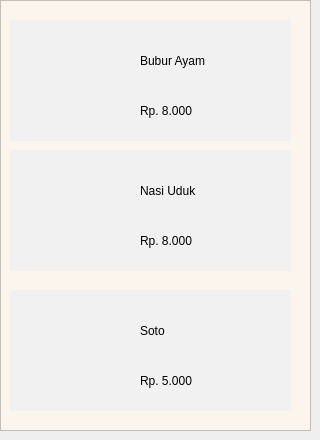
         <widget class="QWidget" name="tab_11">
          <attribute name="title">
           <string>Rabu</string>
          </attribute>
          <widget class="QFrame" name="frame_55">
           <property name="geometry">
            <rect>
             <x>0</x>
             <y>0</y>
             <width>311</width>
             <height>431</height>
            </rect>
           </property>
           <property name="styleSheet">
            <string notr="true">background-color: rgb(252, 245, 238);</string>
           </property>
           <property name="frameShape">
            <enum>QFrame::StyledPanel</enum>
           </property>
           <property name="frameShadow">
            <enum>QFrame::Raised</enum>
           </property>
           <widget class="QLabel" name="label_123">
            <property name="geometry">
             <rect>
              <x>10</x>
              <y>20</y>
              <width>281</width>
              <height>121</height>
             </rect>
            </property>
            <property name="styleSheet">
             <string notr="true">background-color: rgb(241, 241, 241);</string>
            </property>
            <property name="text">
             <string/>
            </property>
           </widget>
           <widget class="QLabel" name="label_124">
            <property name="geometry">
             <rect>
              <x>10</x>
              <y>150</y>
              <width>281</width>
              <height>121</height>
             </rect>
            </property>
            <property name="styleSheet">
             <string notr="true">background-color: rgb(241, 241, 241);</string>
            </property>
            <property name="text">
             <string/>
            </property>
           </widget>
           <widget class="QLabel" name="label_125">
            <property name="geometry">
             <rect>
              <x>10</x>
              <y>290</y>
              <width>281</width>
              <height>121</height>
             </rect>
            </property>
            <property name="styleSheet">
             <string notr="true">background-color: rgb(241, 241, 241);</string>
            </property>
            <property name="text">
             <string/>
            </property>
           </widget>
           <widget class="QLabel" name="label_126">
            <property name="geometry">
             <rect>
              <x>140</x>
              <y>50</y>
              <width>91</width>
              <height>21</height>
             </rect>
            </property>
            <property name="styleSheet">
             <string notr="true">background-color: transparent;</string>
            </property>
            <property name="text">
             <string>Bubur Ayam</string>
            </property>
           </widget>
           <widget class="QLabel" name="label_127">
            <property name="geometry">
             <rect>
              <x>140</x>
              <y>100</y>
              <width>91</width>
              <height>21</height>
             </rect>
            </property>
            <property name="styleSheet">
             <string notr="true">background-color: transparent;</string>
            </property>
            <property name="text">
             <string>Rp. 8.000</string>
            </property>
           </widget>
           <widget class="QLabel" name="label_128">
            <property name="geometry">
             <rect>
              <x>140</x>
              <y>230</y>
              <width>91</width>
              <height>21</height>
             </rect>
            </property>
            <property name="styleSheet">
             <string notr="true">background-color: transparent;</string>
            </property>
            <property name="text">
             <string>Rp. 8.000</string>
            </property>
           </widget>
           <widget class="QLabel" name="label_129">
            <property name="geometry">
             <rect>
              <x>140</x>
              <y>180</y>
              <width>91</width>
              <height>21</height>
             </rect>
            </property>
            <property name="styleSheet">
             <string notr="true">background-color: transparent;</string>
            </property>
            <property name="text">
             <string>Nasi Uduk</string>
            </property>
           </widget>
           <widget class="QLabel" name="label_130">
            <property name="geometry">
             <rect>
              <x>140</x>
              <y>370</y>
              <width>91</width>
              <height>21</height>
             </rect>
            </property>
            <property name="styleSheet">
             <string notr="true">background-color: transparent;</string>
            </property>
            <property name="text">
             <string>Rp. 5.000</string>
            </property>
           </widget>
           <widget class="QLabel" name="label_131">
            <property name="geometry">
             <rect>
              <x>140</x>
              <y>320</y>
              <width>91</width>
              <height>21</height>
             </rect>
            </property>
            <property name="styleSheet">
             <string notr="true">background-color: transparent;</string>
            </property>
            <property name="text">
             <string>Soto</string>
            </property>
           </widget>
          </widget>
         </widget>
